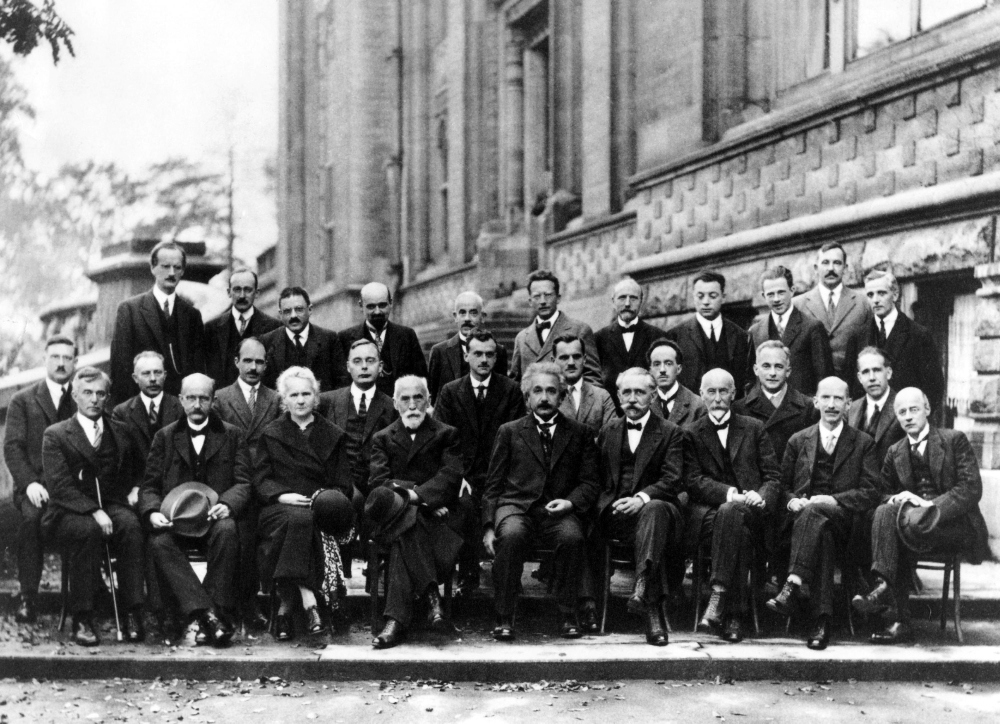
#> input picture jedi_council.jpg, 3000 x 2171 px (shown at 1/3 size)
$ python just-an-imgeditor.py
#> lines starting #> are read from the running program, lines starting #| are printed output that depends on the picture
import os
import numpy as np
from PIL import Image
img = Image.open(open("jedi_council.jpg",'rb'))
#> img is the input picture: PIL image 3000x2171 L; min 0, max 255, mean 120.8
resized_img = img.resize((round(img.size[0]*0.25), round(img.size[1]*0.25)))
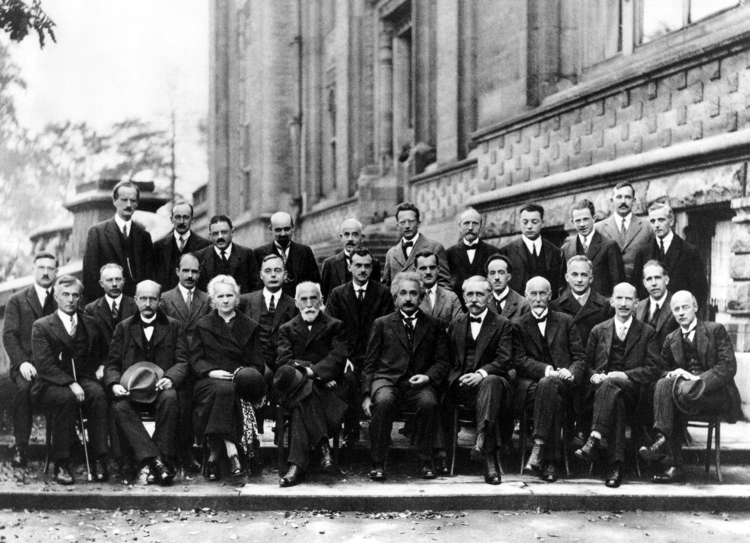
#> resized_img: PIL image 750x543 L; min 0, max 255, mean 120.8
resized_img.save('little_jedi_council_but_only_25%_powerfull.jpg')
# [7 lines of commented-out code are left out]
the_jedi_council = Image.open(open("little_jedi_council_but_only_25%_powerfull.jpg",'rb'))
jedi_masters_and_anakin = np.asarray(the_jedi_council)
[ahsoka, rex, cody] = np.linalg.svd(jedi_masters_and_anakin)
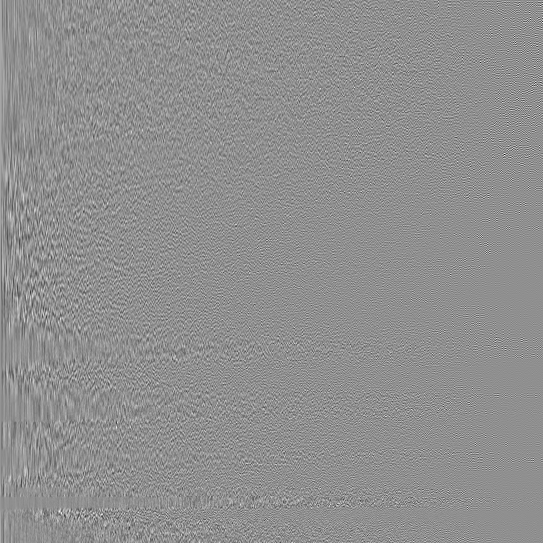
#> ahsoka: shape (543, 543) float64; min -0.36, max 0.279, mean 7.21e-05; drawn with min black and max white
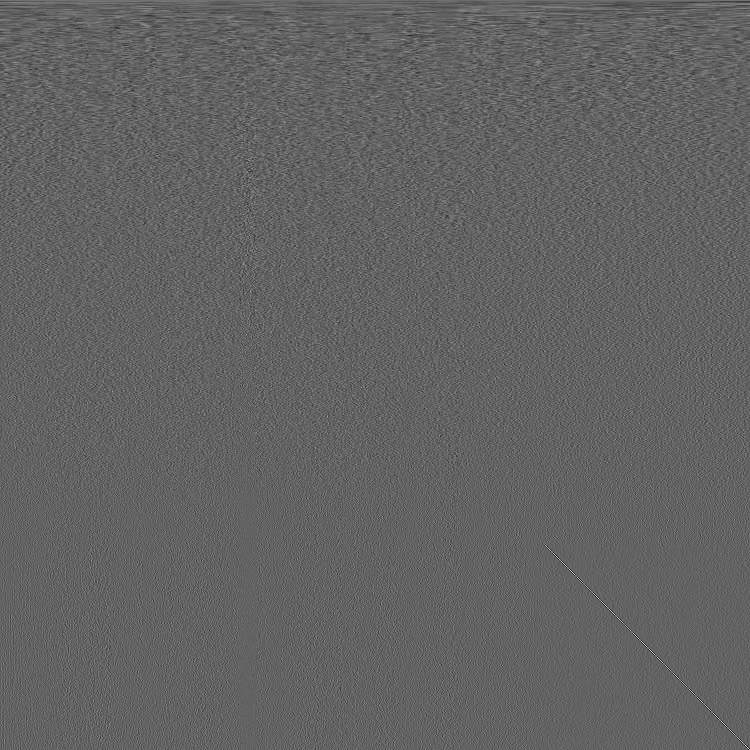
#> cody: shape (750, 750) float64; min -0.286, max 0.45, mean 4.81e-05; drawn with min black and max white
#> rex = 543 values, max 86897.7 at index 0, min 2.56 at index 542, mean 729.1
grand_army_of_the_republic = np.sum(rex) #that's kinda accurate
#> grand_army_of_the_republic = 395893.1
wanted_quality = (10,30,50,75,90,95) #as percentage
for i in wanted_quality:
    our_brothers_born_in_kamino = grand_army_of_the_republic*i/100
    a_million_more_on_the_way = 0
    saviour_kenobi = str(i)
    for t in range(rex.shape[0]):
        a_million_more_on_the_way += rex[t]
        if(a_million_more_on_the_way>our_brothers_born_in_kamino):
            print(t)
            break
    ampliutude_of_the_clone_wars = t
    jedi_generals = np.empty(jedi_masters_and_anakin.shape)
    saviour_kenobi = str(i)
    for k in range(ampliutude_of_the_clone_wars):
        jedi_generals += rex[k]*np.dot(np.array([ahsoka[:,k]]).T, np.array([cody[k,:]]))
    the_jedi_councily = Image.fromarray(jedi_generals)
    the_jedi_councily = the_jedi_councily.convert("L")
    LIST_OF_THE_ORDER66 = the_jedi_councily.save('jedi_council_but_only_25%_powerfull_and_%'+ saviour_kenobi +'corrupted.jpg')
#> this loop made 6 passes
#> our_brothers_born_in_kamino on passes 1 to 6: 39589.3, 118767.9, 197946.5, 296919.8, 356303.8, 376098.4
#> pass 1, `the_jedi_councily = Image.fromarray(jedi_generals)`:
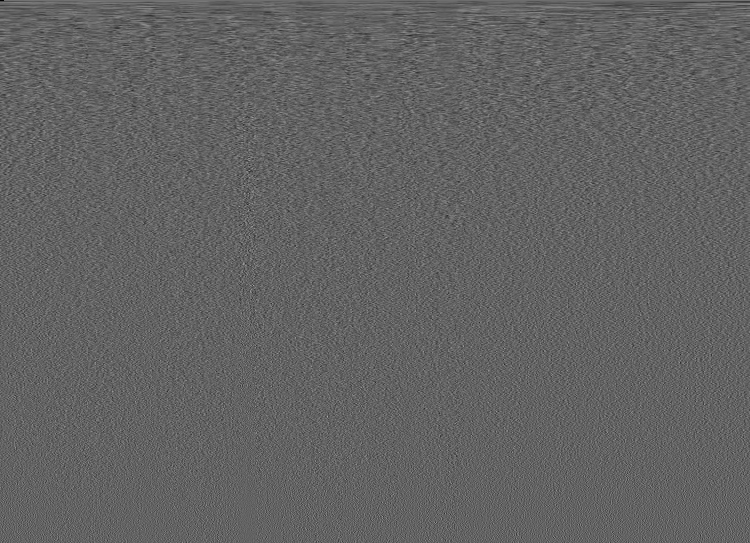
#> the_jedi_councily: PIL image 750x543 F; min 0, max 171, mean 99.1
#> pass 2, `the_jedi_councily = the_jedi_councily.convert("L")`:
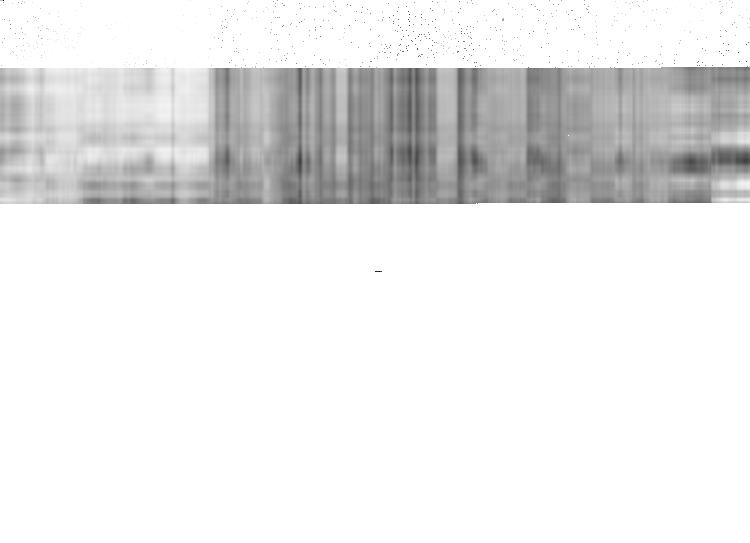
#> the_jedi_councily: PIL image 750x543 L; min 0, max 255, mean 233.1
#> after the loop:
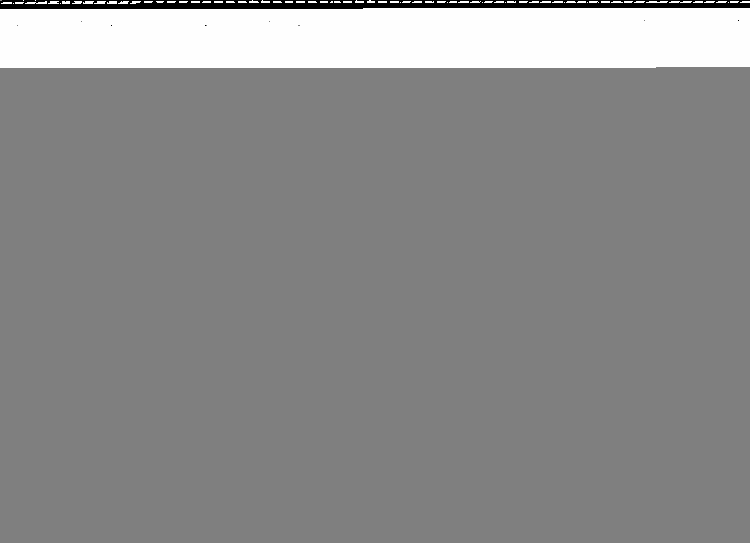
#> jedi_generals: shape (543, 750) float64; 1.16% of the values are NaN or infinite; the others: min -1.4e+306, max 1.4e+306, mean inf; drawn with min black, max white, NaN and infinite black
